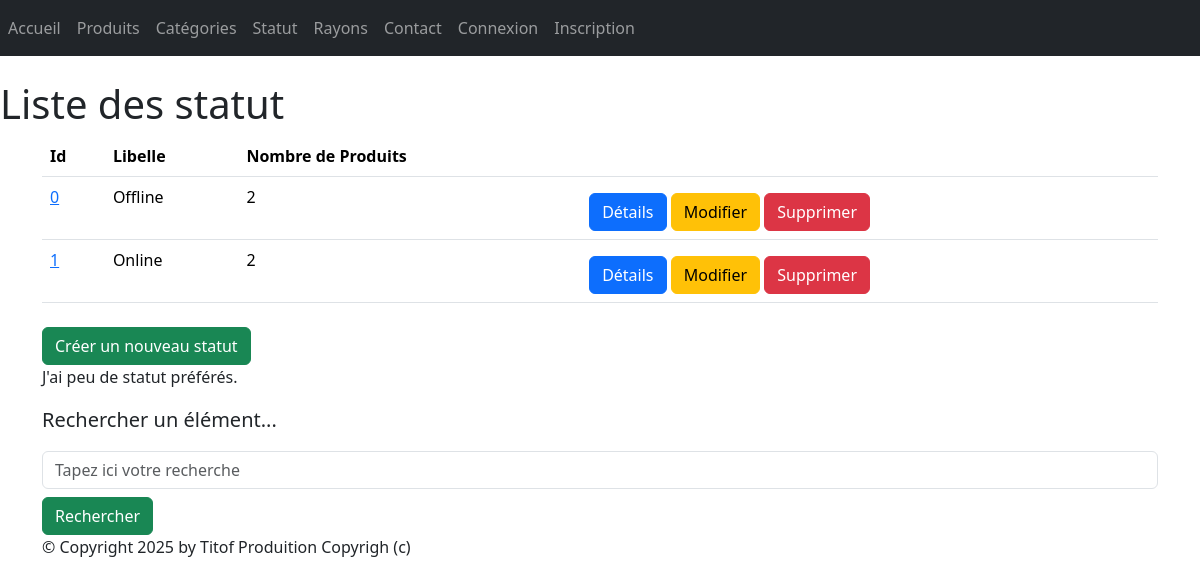
Page /monApp/statuts/ on the committed database.
### monApp/models.py (models this page shows, shortened)
class Statut(models.Model):
    idStatut = models.AutoField(primary_key=True)
    libelle = models.CharField(max_length=200)

### monApp/views.py (the view)
# urls.py: path("statuts/", views.StatutListView.as_view(), name="lst_sttts"),
class StatutListView(ListView):
    model = Statut
    template_name = "monApp/list_statut.html"
    context_object_name = "sttts"
    def get_queryset(self):
        query = self.request.GET.get('search')
        if query:
            return Statut.objects.annotate(nb_produits=Count('produitS')).filter(libelle__icontains=query)
        return Statut.objects.annotate(nb_produits=Count('produitS'))
    def get_context_data(self, **kwargs):
        context = super(StatutListView, self).get_context_data(**kwargs)
        context['titremenu'] = "Liste de mes statuts"
        return context

### monApp/templates/monApp/list_statut.html
{% extends 'monApp/base.html' %}
{% block menu %}
    <h1>Liste des statut</h1>
{% endblock %}
{% block contenu %}
<table class="table">
        <thead>
            <th>Id</th>
            <th>Libelle</th>
            <th>Nombre de Produits</th>
            <th></th>
        </thead>
        <tbody>
            {% for sttt in sttts %}
                <tr>
                    <td><a href="{% url 'dtl_sttt' sttt.idStatut %}">{{ sttt.idStatut }}</a></td>
                    <td>{{ sttt.libelle }} </td>
                    <td>{{ sttt.nb_produits }} </td>
                    <td>
                    <a href="{% url 'dtl_sttt' sttt.idStatut %}" class="btn btn-primary mt-2">Détails</a>
                    <a href="{% url 'sttt-chng' sttt.idStatut %}" class="btn btn-warning mt-2">Modifier</a>
                    <a href="{% url 'dlt-sttt' sttt.idStatut %}" class="btn btn-danger mt-2">Supprimer</a>
                    </td>
                </tr>
            {% endfor %}
        </tbody>
    </table>
    <a href="{% url 'crt-sttt' %}" class="btn btn-success mt-2">Créer un nouveau statut</a>
    <p>
    J'ai
    {% if sttts|length < 5 %}
    peu de
    {% elif sttts|length < 10 %}
    quelques
    {% else %}
    beaucoup de
    {% endif %}
    statut préférés.
    </p>
    <p class="lead mb-3 ml-0">Rechercher un élément...</p>
    <form method="GET" action="">
        <input class="form-control" type="text" name="search" placeholder="Tapez ici votre recherche"
        value="{{ request.GET.search }}">
        <button type="submit" class="btn btn-success mt-2">Rechercher</button>
    </form>
{% endblock %}

### static/styles.css (style rules this page uses)
h1 { color: red }

### rows in the picture
Statut: idStatut "0", libelle "Offline", nb_produits "2"
Statut: idStatut "1", libelle "Online", nb_produits "2"
